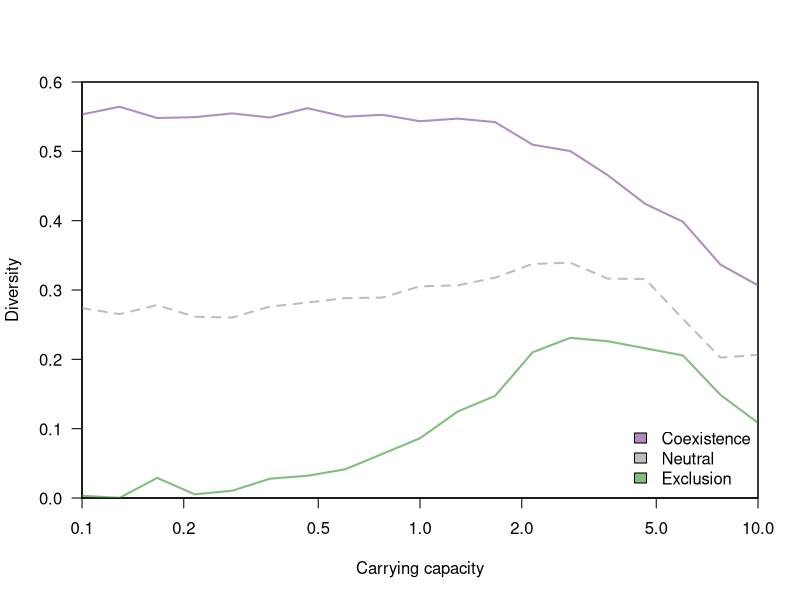

Source code (R):
d <- read.table("./figures/sm1.dat", h=T)
d <- aggregate(d, by=list(d$competition, d$K), mean)

library(RColorBrewer)

pdf("figures/carryingcapacity.pdf", height=5)

palette(brewer.pal(3, "PRGn"))

plot(0, pch=NA, xlim=range(d$K), ylim=c(0, 0.6),
      xlab = "Carrying capacity", ylab = "Diversity",
      las = 1, log='x', xaxs='i', yaxs='i')

i <- 1
for(comp in unique(d$competition)) {
  x <- subset(d, competition == comp)
  co <- i
  lt = 1
  if (comp == 1.0) co <- 'grey'
  if (comp == 1.0) lt <- 2
  lines(diversity~K, x, col = co, type='l', pch=19, lwd=2, lty = lt)
  i <- i + 1
}

legend("bottomright", fill=c(1, 'grey', 3),
      legend=c("Coexistence", "Neutral", "Exclusion"),
      bty='n')

box()

dev.off()
